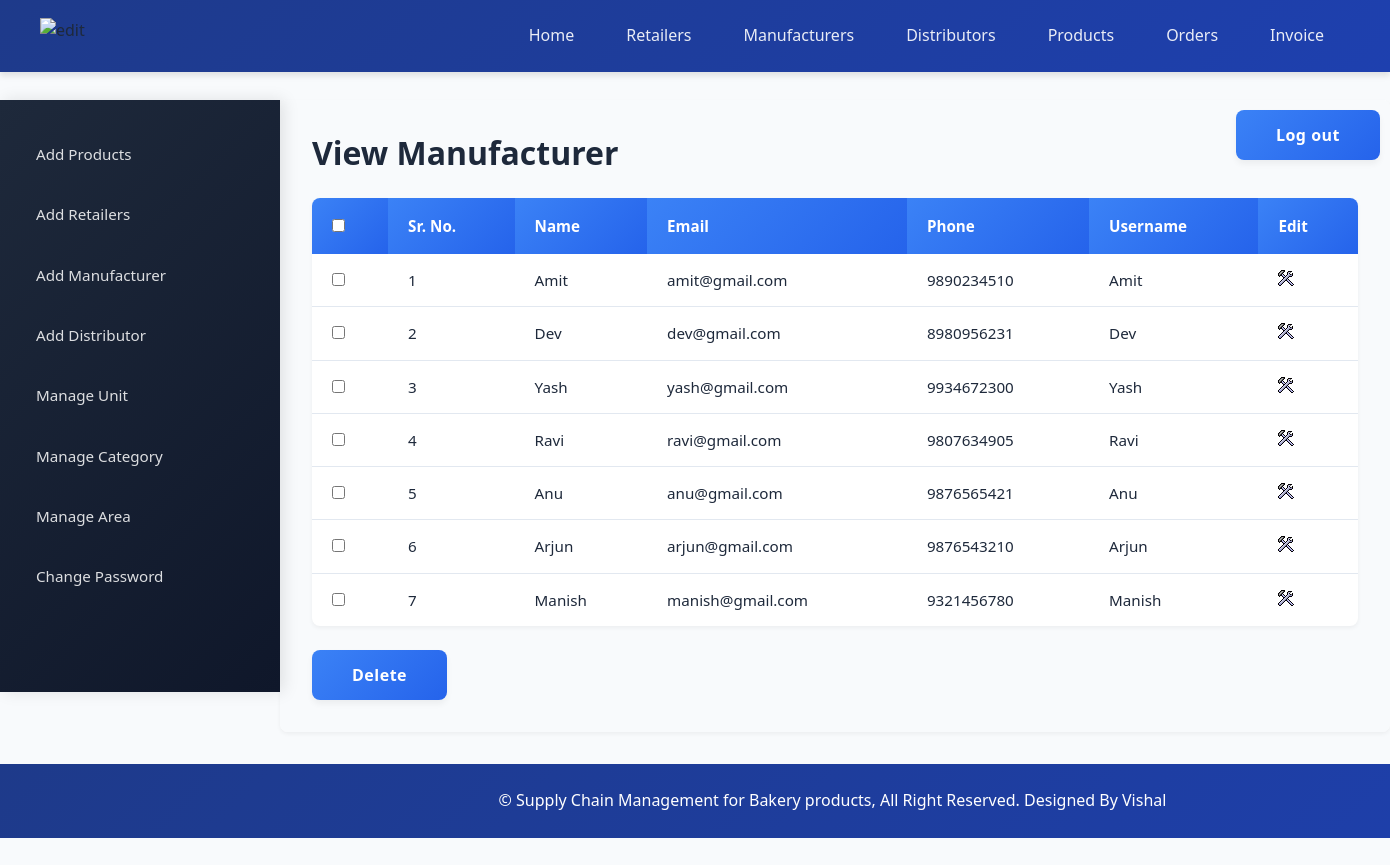
/admin/view_manufacturer.php (signed in), run on the app's committed database.
### tables this page shows
CREATE TABLE `manufacturer` (
  `man_id` int(11) NOT NULL,
  `man_name` varchar(25) NOT NULL,
  `man_email` varchar(50) DEFAULT NULL,
  `man_phone` varchar(10) NOT NULL,
  `username` varchar(20) NOT NULL,
  `password` varchar(20) NOT NULL
);

### admin/view_manufacturer.php (the view, shortened to what this page needs)
<?php
	include("../includes/config.php");
	if(isset($_SESSION['admin_login'])) {
		if($_SESSION['admin_login'] == true) {
			$query_selectManufacturer = "SELECT * FROM manufacturer";
			$result_selectManufacturer = mysqli_query($con,$query_selectManufacturer);
		}
		else {
			header('Location:../index.php');
		}
	}
	else {
		header('Location:../index.php');
	}
?>
<!DOCTYPE html>
<html>
<head>
	<link rel="stylesheet" href="../includes/main_style.css" >
</head>
<body>
	<?php
		include("../includes/nav_admin.inc.php");
		include("../includes/aside_admin.inc.php");
	?>
	<section>
		<h1>View Manufacturer</h1>
		<form action="" method="POST" class="form">
		<table class="table_displayData">
			<tr>
				<th> <input type="checkbox" onClick="toggle(this)" /> </th>
				<th>Sr. No.</th>
				<th>Name</th>
				<th>Email</th>
				<th>Phone</th>
				<th>Username</th>
				<th> Edit </th>
			</tr>
			<?php $i=1; while($row_selectManufacturer = mysqli_fetch_array($result_selectManufacturer)) { ?>
			<tr>
				<td> <input type="checkbox" name="chkId[]" value="<?php echo $row_selectManufacturer['man_id']; ?>" /> </td>
				<td> <?php echo $i; ?> </td>
				<td> <?php echo $row_selectManufacturer['man_name']; ?> </td>
				<td> <?php echo $row_selectManufacturer['man_email']; ?> </td>
				<td> <?php echo $row_selectManufacturer['man_phone']; ?> </td>
				<td> <?php echo $row_selectManufacturer['username']; ?> </td>
				<td> <a href="edit_manufacturer.php?id=<?php echo $row_selectManufacturer['man_id']; ?>"><img src="../images/edit.png" alt="edit" /></a> </td>
			</tr>
			<?php $i++; } ?>
		</table>
		<input type="submit" value="Delete" class="submit_button"/>
		</form>
	</section>
	<?php
		include("../includes/footer.inc.php");
	?>
</body>
</html>

### includes/main_style.css (style rules this page uses)
* { font-family: 'Segoe UI', Roboto, -apple-system, sans-serif; margin: 0; padding: 0; box-sizing: border-box; }
body { margin: auto; background-color: #f8fafc; color: #1e293b; line-height: 1.6; }
a { text-decoration: none; color: inherit; }
.submit_button { font-size: 1rem; padding: 0.875rem 2.5rem; background: linear-gradient(135deg, #3b82f6 0%, #2563eb 100%); border: none; border-radius: 8px; color: white; cursor: pointer; transition: all 0.3s cubic-bezier(0.4, 0, 0.2, 1); font-weight: 600; letter-spacing: 0.5px; box-shadow: 0 4px 6px rgba(0, 0, 0, 0.05); }
body { margin-left: 280px; min-height: 100vh; margin-top: 100px; overflow-x: hidden; }
section { max-width: 1200px; width: 100%; padding: 2rem; margin: 0 auto; }
section h1 { margin: 0 0 1.5rem; font-weight: 700; color: #1e293b; font-size: 2rem; line-height: 1.3; }
table { border-collapse: separate; border-spacing: 0; width: 100%; margin: 1.5rem 0; font-size: 0.95rem; background: white; border-radius: 8px; overflow: hidden; box-shadow: 0 2px 4px rgba(0, 0, 0, 0.05); }
.table_displayData th { background: linear-gradient(135deg, #3b82f6 0%, #2563eb 100%); color: white; padding: 1rem 1.25rem; font-weight: 600; text-align: left; }
.table_displayData td { padding: 0.875rem 1.25rem; border-bottom: 1px solid #e2e8f0; }
.table_displayData tr:last-child td { border-bottom: none; }

### data on the page
manufacturer: man_name "Amit", man_email "amit@gmail.com", man_phone "9890234510", username "Amit"
manufacturer: man_name "Dev", man_email "dev@gmail.com", man_phone "8980956231", username "Dev"
manufacturer: man_name "Yash", man_email "yash@gmail.com", man_phone "9934672300", username "Yash"
manufacturer: man_name "Ravi", man_email "ravi@gmail.com", man_phone "9807634905", username "Ravi"
manufacturer: man_name "Anu", man_email "anu@gmail.com", man_phone "9876565421", username "Anu"
manufacturer: man_name "Arjun", man_email "arjun@gmail.com", man_phone "9876543210", username "Arjun"
manufacturer: man_name "Manish", man_email "manish@gmail.com", man_phone "9321456780", username "Manish"
